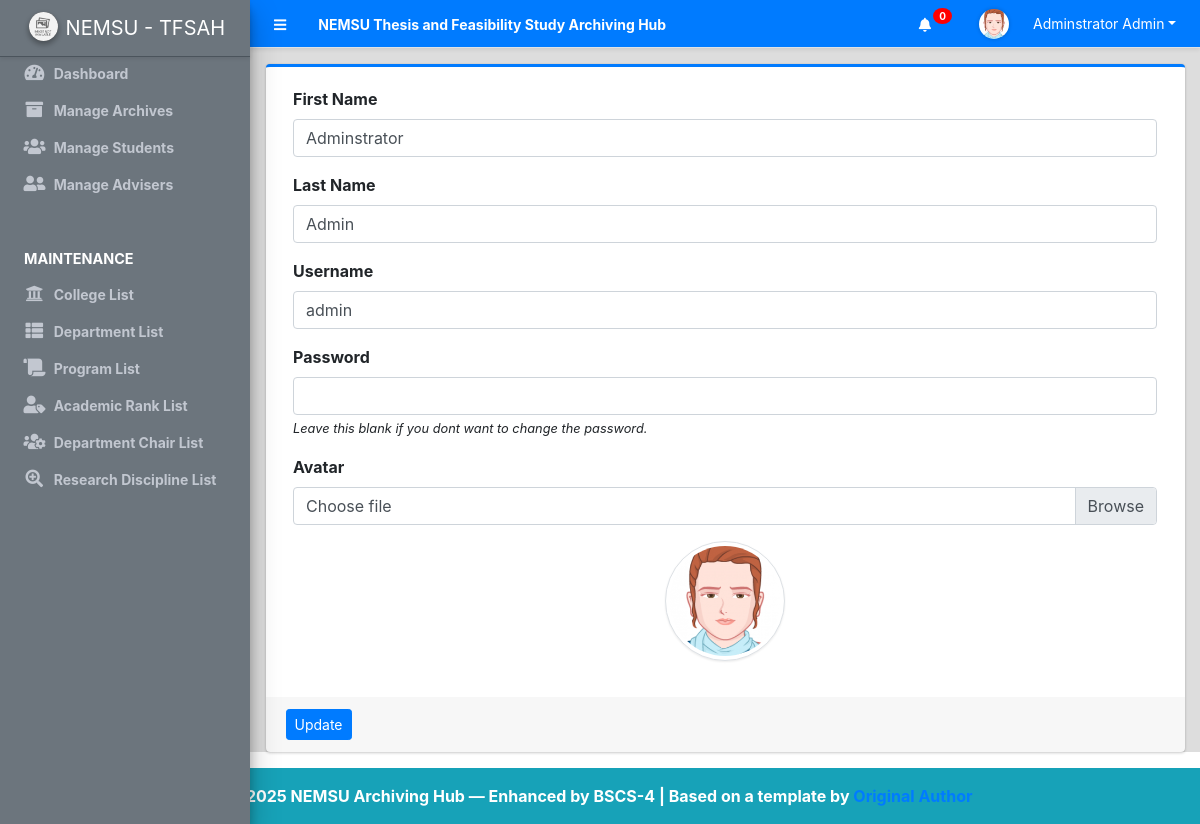
The app's page /admin/?page=user (signed in) with its own data.
### tables this page shows
CREATE TABLE `users` (
  `id` int(50) NOT NULL,
  `firstname` varchar(250) NOT NULL,
  `middlename` text DEFAULT NULL,
  `lastname` varchar(250) NOT NULL,
  `username` text NOT NULL,
  `password` text NOT NULL,
  `avatar` text DEFAULT NULL,
  `last_login` datetime DEFAULT NULL,
  `type` tinyint(1) NOT NULL DEFAULT 0,
  `college_id` int(30) NOT NULL DEFAULT 0,
  `department_id` int(30) NOT NULL DEFAULT 0,
  `status` int(1) NOT NULL DEFAULT 1 COMMENT '0=not verified, 1 = verified',
  `date_added` datetime NOT NULL DEFAULT current_timestamp(),
  `date_updated` datetime DEFAULT NULL ON UPDATE current_timestamp()
);

### classes/DBConnection.php (called while the page is built, shortened)
<?php
class DBConnection{
    private $host = DB_SERVER;
    private $username = DB_USERNAME;
    private $password = DB_PASSWORD;
    private $database = DB_NAME;
    public $conn;
    public function __construct(){
        if (!isset($this->conn)) {
            $this->conn = new mysqli($this->host, $this->username, $this->password, $this->database);
        }
    }
}
?>

### classes/SystemSettings.php (called while the page is built, shortened)
<?php
class SystemSettings extends DBConnection{
	function userdata($field = ''){
		if(!empty($field)){
			if(isset($_SESSION['userdata'][$field]))
				return $_SESSION['userdata'][$field];
			else
				return null;
		}else{
			return false;
		}
	}
}
$_settings = new SystemSettings();
?>

### config.php (called while the page is built, shortened)
<?php
require_once('classes/DBConnection.php');
require_once('classes/SystemSettings.php');
function validate_image($file){
	if(!empty($file)){
        $ex = explode('?',$file);
        $file = $ex[0];
        $param =  isset($ex[1]) ? '?'.$ex[1]  : '';
		if(is_file(base_app.$file)){
			return base_url.$file.$param;
		}else{
			return base_url.'dist/img/no-image-available.png';
		}
	}else{
		return base_url.'dist/img/no-image-available.png';
	}
}
?>

### admin/user/index.php (the view, shortened to what this page needs)
<?php
$user = $conn->query("SELECT * FROM users where id ='".$_settings->userdata('id')."'");
foreach($user->fetch_array() as $k =>$v){
	$meta[$k] = $v;
}
?>
<div class="card card-outline card-primary">
	<div class="card-body">
		<div class="container-fluid">
			<form action="" id="manage-user">
				<div class="form-group">
					<label for="name">First Name</label>
					<input type="text" name="firstname" id="firstname" class="form-control" value="<?php echo isset($meta['firstname']) ? $meta['firstname']: '' ?>" required>
				</div>
				<div class="form-group">
					<label for="name">Last Name</label>
					<input type="text" name="lastname" id="lastname" class="form-control" value="<?php echo isset($meta['lastname']) ? $meta['lastname']: '' ?>" required>
				</div>
				<div class="form-group">
					<label for="username">Username</label>
					<input type="text" name="username" id="username" class="form-control" value="<?php echo isset($meta['username']) ? $meta['username']: '' ?>" required  autocomplete="off">
				</div>
				<div class="form-group">
					<label for="password">Password</label>
					<input type="password" name="password" id="password" class="form-control" value="" autocomplete="off">
					<small><i>Leave this blank if you dont want to change the password.</i></small>
				</div>
				<div class="form-group">
					<label for="" class="control-label">Avatar</label>
					<div class="custom-file">
		              <label class="custom-file-label" for="customFile">Choose file</label>
		            </div>
				</div>
				<div class="form-group d-flex justify-content-center">
					<img src="<?php echo validate_image(isset($meta['avatar']) ? $meta['avatar'] :'') ?>" alt="" id="cimg" class="img-fluid img-thumbnail">
				</div>
			</form>
		</div>
	</div>
	<div class="card-footer">
			<div class="col-md-12">
				<div class="row">
					<button class="btn btn-sm btn-primary" form="manage-user">Update</button>
				</div>
			</div>
		</div>
</div>

### admin/user/index.php (style rules this page uses)
img#cimg { height: 15vh; width: 15vh; object-fit: cover; border-radius: 100% 100%; }

### records on screen
users: firstname "Adminstrator", lastname "Admin", username "admin", avatar (picture)

### other values on screen
$_settings->info('name') "NEMSU Thesis and Feasibility Study Archiving Hub"
$_settings->userdata('firstname').' '.$_settings->userdata('lastname') "Adminstrator Admin"
$_settings->info('short_name') "NEMSU - TFSAH"
